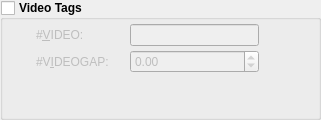
         <widget class="QGroupBox" name="groupBox_VideoTags">
          <property name="sizePolicy">
           <sizepolicy hsizetype="Expanding" vsizetype="Preferred">
            <horstretch>0</horstretch>
            <verstretch>0</verstretch>
           </sizepolicy>
          </property>
          <property name="minimumSize">
           <size>
            <width>321</width>
            <height>0</height>
           </size>
          </property>
          <property name="font">
           <font>
            <weight>75</weight>
            <bold>true</bold>
           </font>
          </property>
          <property name="toolTip">
           <string/>
          </property>
          <property name="whatsThis">
           <string>Here you can choose a video file, if available.</string>
          </property>
          <property name="title">
           <string>Video Tags</string>
          </property>
          <property name="checkable">
           <bool>true</bool>
          </property>
          <property name="checked">
           <bool>false</bool>
          </property>
          <layout class="QGridLayout" name="gridLayout_GroupBoxVideoTags">
           <property name="topMargin">
            <number>4</number>
           </property>
           <property name="bottomMargin">
            <number>4</number>
           </property>
           <item row="0" column="0">
            <layout class="QGridLayout" name="gridLayout_VideoTags" rowstretch="1,1" columnstretch="0,0,1,0,0" columnminimumwidth="16,88,0,16,16">
             <property name="verticalSpacing">
              <number>4</number>
             </property>
             <item row="0" column="1">
              <widget class="QLabel" name="label_Video">
               <property name="font">
                <font>
                 <weight>50</weight>
                 <bold>false</bold>
                </font>
               </property>
               <property name="statusTip">
                <string>Video tag</string>
               </property>
               <property name="text">
                <string>#&amp;VIDEO:</string>
               </property>
               <property name="buddy">
                <cstring>lineEdit_Video</cstring>
               </property>
              </widget>
             </item>
             <item row="0" column="2">
              <widget class="QLineEdit" name="lineEdit_Video">
               <property name="sizePolicy">
                <sizepolicy hsizetype="Minimum" vsizetype="Fixed">
                 <horstretch>0</horstretch>
                 <verstretch>0</verstretch>
                </sizepolicy>
               </property>
               <property name="font">
                <font>
                 <weight>50</weight>
                 <bold>false</bold>
                </font>
               </property>
               <property name="statusTip">
                <string>Set the video by dropping an image file onto USC or by browsing your harddrive.</string>
               </property>
               <property name="text">
                <string/>
               </property>
               <property name="readOnly">
                <bool>true</bool>
               </property>
              </widget>
             </item>
             <item row="0" column="3">
              <widget class="QPushButton" name="pushButton_BrowseVideo">
               <property name="maximumSize">
                <size>
                 <width>20</width>
                 <height>20</height>
                </size>
               </property>
               <property name="statusTip">
                <string>Browse for a video file.</string>
               </property>
               <property name="text">
                <string/>
               </property>
               <property name="icon">
                <iconset resource="resources/usc.qrc">
                 <normaloff>:/control/folder-open-film.png</normaloff>:/control/folder-open-film.png</iconset>
               </property>
               <property name="flat">
                <bool>true</bool>
               </property>
              </widget>
             </item>
             <item row="1" column="1">
              <widget class="QLabel" name="label_Videogap">
               <property name="sizePolicy">
                <sizepolicy hsizetype="Preferred" vsizetype="Preferred">
                 <horstretch>0</horstretch>
                 <verstretch>0</verstretch>
                </sizepolicy>
               </property>
               <property name="font">
                <font>
                 <weight>50</weight>
                 <bold>false</bold>
                </font>
               </property>
               <property name="statusTip">
                <string>Videogap tag</string>
               </property>
               <property name="text">
                <string>#V&amp;IDEOGAP:</string>
               </property>
               <property name="buddy">
                <cstring>doubleSpinBox_Videogap</cstring>
               </property>
              </widget>
             </item>
             <item row="1" column="2">
              <widget class="QDoubleSpinBox" name="doubleSpinBox_Videogap">
               <property name="font">
                <font>
                 <weight>50</weight>
                 <bold>false</bold>
                </font>
               </property>
               <property name="statusTip">
                <string>Set the video gap if needed.</string>
               </property>
               <property name="locale">
                <locale language="English" country="UnitedStates"/>
               </property>
               <property name="suffix">
                <string/>
               </property>
               <property name="minimum">
                <double>-99.000000000000000</double>
               </property>
               <property name="maximum">
                <double>99.000000000000000</double>
               </property>
               <property name="value">
                <double>0.000000000000000</double>
               </property>
              </widget>
             </item>
             <item row="0" column="0">
              <widget class="QLabel" name="label_VideoIcon">
               <property name="text">
                <string/>
               </property>
               <property name="pixmap">
                <pixmap resource="resources/usc.qrc">:/types/film.png</pixmap>
               </property>
              </widget>
             </item>
             <item row="1" column="0">
              <widget class="QLabel" name="label_VideogapIcon">
               <property name="text">
                <string/>
               </property>
               <property name="pixmap">
                <pixmap resource="resources/usc.qrc">:/types/videogap.png</pixmap>
               </property>
              </widget>
             </item>
             <item row="0" column="4">
              <widget class="QLabel" name="label_VideoSet">
               <property name="statusTip">
                <string>#VIDEO tag is not set.</string>
               </property>
               <property name="text">
                <string/>
               </property>
               <property name="pixmap">
                <pixmap resource="resources/usc.qrc">:/marks/path_error.png</pixmap>
               </property>
              </widget>
             </item>
             <item row="1" column="4">
              <widget class="QLabel" name="label_VideogapSet">
               <property name="statusTip">
                <string>#VIDEOGAP tag is set.</string>
               </property>
               <property name="text">
                <string/>
               </property>
               <property name="pixmap">
                <pixmap resource="resources/usc.qrc">:/marks/path_ok.png</pixmap>
               </property>
              </widget>
             </item>
            </layout>
           </item>
           <item row="1" column="0">
            <spacer name="verticalSpacer_4">
             <property name="orientation">
              <enum>Qt::Vertical</enum>
             </property>
             <property name="sizeHint" stdset="0">
              <size>
               <width>20</width>
               <height>40</height>
              </size>
             </property>
            </spacer>
           </item>
          </layout>
         </widget>
